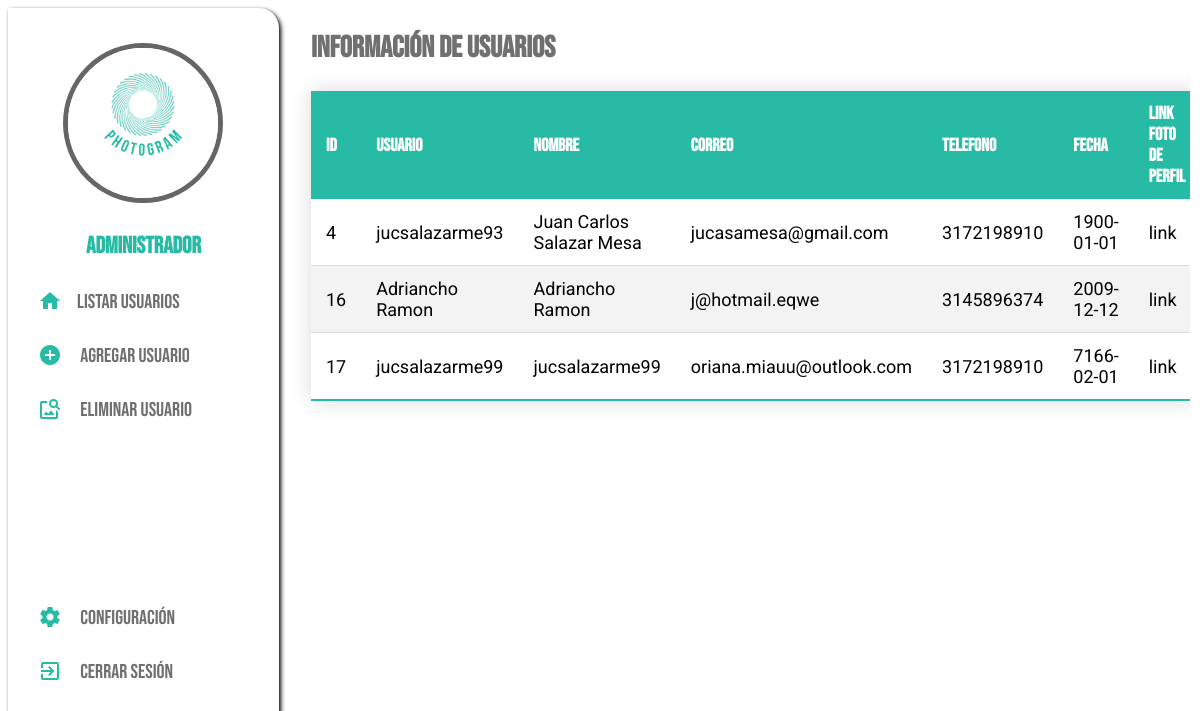
/view (signed in), run on the app's committed database.
### tables this page shows
CREATE TABLE usuarios (id INTEGER PRIMARY KEY AUTOINCREMENT NOT NULL, usuario TEXT NOT NULL, nombre TEXT NOT NULL, password TEXT NOT NULL, correo TEXT UNIQUE NOT NULL, telefono STRING NOT NULL, date DATE NOT NULL, link_user TEXT, rol TEXT);

### page.py (the view)
@app.route('/view')
def view():
    if "usuario" in session:
        con = sqlite3.connect("BaseDatos.db")
        con.row_factory = sqlite3.Row
        cur = con.cursor()
        cur.execute("SELECT * FROM usuarios")
        rows = cur.fetchall()
        con.close()
        return render_template("view.html", rows=rows)
    else:
        return redirect('login')

### templates/view.html (shortened to what this page needs)
<!DOCTYPE html>
<html>
<head>
<link href="../static/css/templates.css" rel="stylesheet" type="text/css">
</head>
<body>
	<div class="main-container">
  <div class="user-container">
    <div>
      <div class="container"><img id="imgperfil" src="../static/Images/logo.png" width="200" height="200" alt="" class="imgRedonda"/>
        <h3 style="color:#27BBA5">Administrador</h3>
      </div>
    </div>
    <div class="user--menu">
      <a href="{{url_for('view')}}"><i class="material-icons">home</i>Listar Usuarios</a><br>
     <br>
     <a href="{{url_for('signup')}}"><i class="material-icons">add_circle</i> Agregar Usuario</a><br>
		<br>
    <a href="{{url_for('delete')}}"><i class="material-icons">image_search</i> Eliminar Usuario</a><br>
      <br>
      <br>
      <a href="#"><i class="material-icons" style="
		  padding-top: 130px">settings</i> Configuración</a><br><br>
      <a href="{{url_for('login')}}"><i class="material-icons">exit_to_app</i> Cerrar Sesión</a><br>
    </div>
  </div>
  <div class="main-feed">
    <h1 style="font-size: 30px; text-align: left; color: rgb(112, 112, 112); margin-left: 30px;"> Información de Usuarios</h1>
       <table class="styled-table">
    <thead>
        <tr>
        <th>ID</th>
        <th>Usuario</th>
        <th>Nombre</th>
        <th>Correo</th>
        <th>Telefono</th>
        <th>Fecha</th>
        <th>Link Foto de Perfil</th></tr>
    </thead>
    {% for row in rows %}
        <tr>
            <td>{{row["id"]}}</td>
            <td>{{row["usuario"]}}</td>
            <td>{{row["nombre"]}}</td>
            <td>{{row["correo"]}}</td>
            <td>{{row["telefono"]}}</td>
            <td>{{row["date"]}}</td>
            <td>{{row["link_user"]}}</td>
        </tr>
    {% endfor %}
</table>
    </div>
</div>
</body>
</html>

### static/css/templates.css (style rules this page uses)
body { font-family: 'Bebas Neue', cursive; font-size: 20px; }
a { text-decoration: none; color: #6f6f6f; }
.main-container { display: flex; }
.user-container { left: 0; top: 0; flex-basis: 300px; box-shadow: 2px 2px 4px #000000; width: 400px; height: auto; border-radius: 0px 20px 20px 0px; }
.imgRedonda { width:150px; height:150px; border-radius:150px; border:5px solid #666; }
.container { padding-top: 35px; position: relative; text-align: center; color: black; }
.main-feed { width: auto; height: 840px; margin: 5px; border-width: 2px; border-color: rgb(226, 226, 226); border-style: solid; overflow: hidden; overflow-y: scroll; }
.main-feed { width: 85%; height: 840px; margin: 2px; border-width: 0; overflow: hidden; overflow-y: scroll; }
.material-icons { font-size:24px; color:#27BBA5; padding-right: 15px; position: relative; margin-left: 30px; top: 5px; }

### templates/view.html (style rules this page uses)
.styled-table { border-collapse: collapse; margin: 25px 0 ; margin-left: 30px; font-size: 0.9em ; min-width: 400px ¡; box-shadow: 0 0 20px rgba(0, 0, 0, 0.15); font-family: 'Roboto'; }
.styled-table thead tr { background-color: #27BBA5; color: white; text-align: left; font-family: 'Bebas Neue'; }
.styled-table th, .styled-table td { padding: 12px 15px; }
.styled-table tbody tr { border-bottom: 1px solid #dddddd; }
.styled-table tbody tr:nth-of-type(even) { background-color: #f3f3f3; }
.styled-table tbody tr:last-of-type { border-bottom: 2px solid #27BBA5; }

### data on the page
usuarios: id "4", usuario "jucsalazarme93", nombre "Juan Carlos Salazar Mesa", correo "jucasamesa@gmail.com", telefono "3172198910", date "1900-01-01", link_user "link"
usuarios: id "16", usuario "Adriancho Ramon", nombre "Adriancho Ramon", correo "j@hotmail.eqwe", telefono "3145896374", date "2009-12-12", link_user "link"
usuarios: id "17", usuario "jucsalazarme99", nombre "jucsalazarme99", correo "oriana.miauu@outlook.com", telefono "3172198910", date "7166-02-01", link_user "link"
